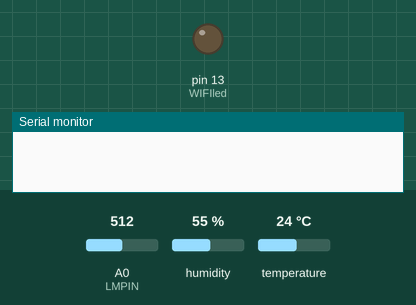
The sketch below on a simulated Arduino Uno, built with avr-gcc and run on an emulated ATmega328P. Parts: output pins drawn as LEDs (lit = HIGH), the last lines printed to the serial monitor. The inputs (shaded band) are chosen by the test bench; at power-on: A0 (LMPIN) = 512, humidity 55 %, temperature 24 °C. The modem accepts every AT command (registered, SIM ready, sends succeed) and sends nothing else.

Above: at 1.1 s.
At 7.3 s:
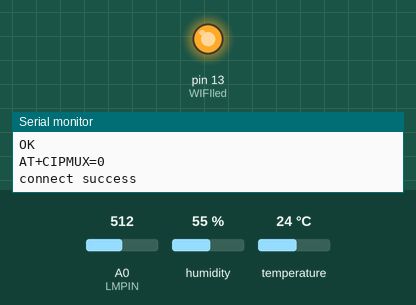
Timing chart, 0 to 8.8 s (numbered marks = the images above):
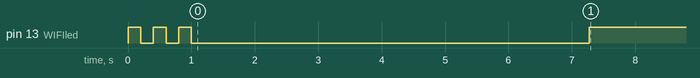

The sketch:

dht11_IoT2.ino
```cpp
#include <SoftwareSerial.h>
#include <dht11.h>
dht11 DHT11;
#define DHTPIN 7
#define LMPIN 0
#define SSID "HuskyStudio24"
#define PASSWD "29445030"
#define IP "184.106.153.149"     //thingspeak.com

SoftwareSerial ESP8266(3,2);      //RX, TX
const int WIFIled=13;
boolean FAIL_8266 = false;
String cmd;
int i;
unsigned long realtime=0;
float lastT=0;
float lastH=0;

void setup()
{
  pinMode(WIFIled,OUTPUT);
  digitalWrite(WIFIled,LOW);
  ESP8266.begin(9600);
  Serial.begin(9600);         //把訊息顯示在 Serial
  for(i=0;i<3;i++)
  {
    digitalWrite(WIFIled,HIGH);
    delay(200);
    digitalWrite(WIFIled,LOW);
    delay(200);
  }
  do
  {
    sendESP8266cmd("AT+RST",2000);
    Serial.println("reset 8266...");
    if(ESP8266.find("OK"))
    {
      Serial.println("OK");
      if(connectWiFi(10))           //連線AP
      {
        FAIL_8266=false;
        Serial.println("connect success");
      }
      else
      {
        FAIL_8266=true;
        Serial.println("connect fail");
      }
    }
    else
    {
      delay(500);
      FAIL_8266=true;
      Serial.println("no response");
    }
  }while(FAIL_8266);
  digitalWrite(WIFIled,HIGH);
}
void loop()
{
  if((millis()-realtime)>=30000)    //兩分鐘 Update一次
  {
    realtime=millis();
    if(!FAIL_8266)
    {
      float x,x1,x2,y,z,z1;
      int n;
      n = analogRead(LMPIN);
      x = 500.0 * n /1024.0;
      int chk = DHT11.read(DHTPIN);
      x1 = DHT11.temperature;
      z1 = DHT11.humidity;
      x2 = x;
      x -= 4;
      Serial.println(x);
      if(abs(x-x1)>1) {
        x = x1;
      }
      if(lastT == 0){
        y = (x * 0.4 + x1 * 0.6);
      } else {
        y = (lastT * 0.4 + x * 0.3 + x1 * 0.3);
      }
      lastT = y;
      if(lastH == 0){
        z = z1;
      } else {
        z = lastH * 0.4 + z1 * 0.6;
      }
      lastH = z;
      updateDHT(String(y,2),String(z,2),String(x1),String(x2,2));
    }
  }
}
void updateDHT(String T,String H,String T1,String T2)
{
  String cmd="AT+CIPSTART=\"TCP\",\"";
  cmd += IP;
  cmd += "\",80";
  sendESP8266cmd(cmd,2000);
  if(ESP8266.find("OK"))
  {
    Serial.println("TCP OK");
    cmd="GET /update?api_key=MSFPC7MCUNU9K2KN";
    cmd+="&field1=" + T + "&field2=" + H + "&field3=" + T1 + "&field4=" + T2 + "\r\n";
    ESP8266.print("AT+CIPSEND=");
    ESP8266.println(cmd.length());
    if(ESP8266.find(">"))
    {
      ESP8266.print(cmd);
      Serial.println(cmd);      //把命令顯示出來
      if(ESP8266.find("OK"))
      {
        Serial.println("update OK");
      }
      else
      {
        Serial.println("update error");
      }
    }
  }
  else
  {
    cmd="field1=" + T + "&field2=" + H + "&field3=" + T1 + "&field4=" + T2 + "\r\n";
    Serial.println(cmd);      //把字串顯示出來
    Serial.println("TCP error");
    sendESP8266cmd("AT+CIPCLOSE",1000);
  }
}
boolean connectWiFi(int timeout)
{
  sendESP8266cmd("AT+CWMODE=1",2000);                //Set station MODE
  Serial.println("WiFi mode:STA");
  do
  {
    String cmd="AT+CWJAP=\"";
    cmd+=SSID;
    cmd+="\",\"";
    cmd+=PASSWD;
    cmd+="\"";
    sendESP8266cmd(cmd,1000);
    Serial.println("join AP...");
    if(ESP8266.find("OK"))
    {
      Serial.println("OK");
      sendESP8266cmd("AT+CIPMUX=0",1000);
      return true;
    }
  }while((timeout--)>0);
  return false;
}
void sendESP8266cmd(String cmd, int waitTime)
{
  Serial.println(cmd);
  ESP8266.println(cmd);
  delay(waitTime);
}
```
